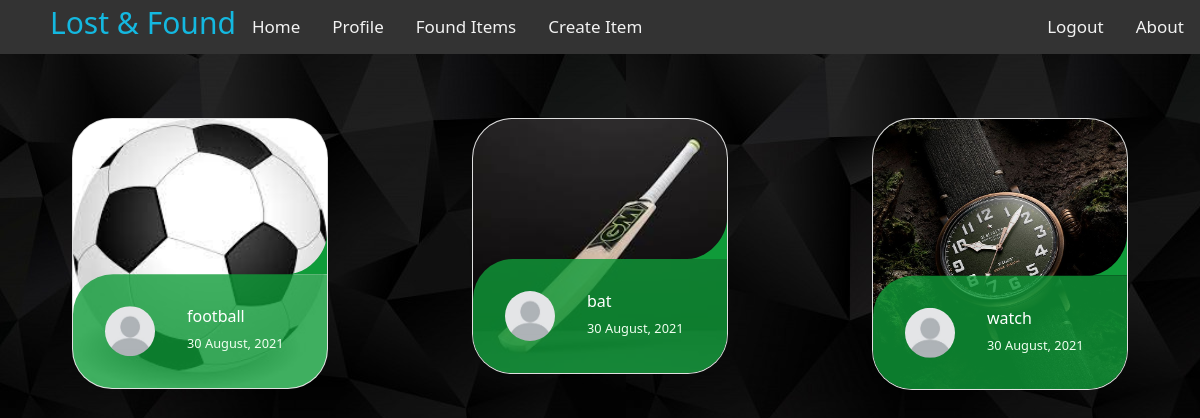
The app's page /found/ (signed in), older data.
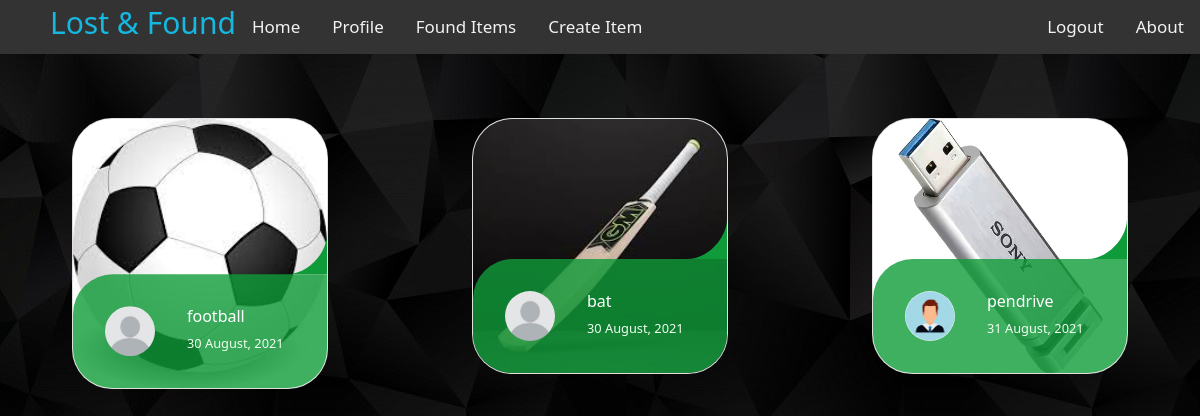
The same page, newer data.
### findme/models.py (models this page shows, shortened)
class ItemLost(models.Model):
    ItemID = models.AutoField(primary_key=True)
    name = models.ForeignKey(User, on_delete=models.CASCADE, null=True)
    title = models.CharField(max_length=30)
    description = models.CharField(max_length=200)
    found = models.BooleanField(default=False)
    location = models.TextField(max_length=100)
    lost_date = models.DateTimeField(auto_now=True)
    image = models.ImageField(upload_to='findme/images', default="")
    found_location = models.CharField(max_length=100, null=True, blank=True)
    item_found_by = models.ForeignKey(User, on_delete=models.CASCADE, null=True, blank=True,
                                      related_name="item_found_user")

### register/models.py (models this page shows, shortened)
class Profile(models.Model):
    user = models.OneToOneField(User, on_delete=models.CASCADE)
    image = models.ImageField(default='default.jpg', upload_to='register/images')

### findme/views.py (the view)
# urls.py: path('found/', views.itemfound, name='findme-found'),
@login_required
def itemfound(request):
    context = {
        'items': ItemLost.objects.filter(found=True)
    }
    return render(request, 'findme/found.html', context)

### findme/templates/findme/found.html (shortened to what this page needs)
{% extends "findme/base.html" %}
{% block content %}
<div class="container-fluid">
    <div class="row">
        <div class="col-md-12">
            <div class="row">
                {% if items|length > 0 %}
                {% for item in items %}
                <div class="col-md-4">
                    <ul class="cards">
                        <li>
                            <a href="{% url 'detail' item.ItemID %}" class="card">
                                <img src="{{ item.image.url}}" alt="" class="class__image picture">
                                <div class="card__overlay">
                                    <div style="background-color: rgb(15, 155, 57,0.8)" class="card__header">
                                        <svg class="card__arc__found" xmlns="http://www.w3.org/2000/svg">
                                            <path/>
                                        </svg>
                                        <img src="{{ item.name.profile.image.url }}" class="card__thumb">
                                        <div class="card__header-text">
                                            <h3 style="color:white" class="card__title">{{item.title}}</h3>
                                            <span style="color:honeydew" class="card__status">{{ item.lost_date|date:"d F, Y"}}</span>
                                        </div>
                                    </div>
                                </div>
                            </a>
                        </li>
                    </ul>
                </div>
                {% endfor %}
                {% else %}
                    <h1 style="color:white">No items are found!</h1>
                {% endif %}
            </div>
        </div>
    </div>
</div>
{% endblock %}

Row changes from the older to the newer data that the page shows:
no longer on this page (row edited): ItemLost: image (picture), name.profile.image (placeholder picture), title "watch", lost_date "30 August, 2021"
now on this page (row edited): ItemLost: image (picture), name.profile.image (picture), title "pendrive", lost_date "31 August, 2021"
